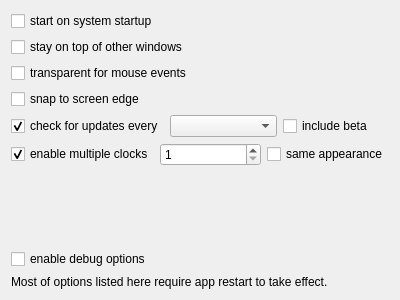
<?xml version="1.0" encoding="UTF-8"?>

<!--
SPDX-FileCopyrightText: 2023 Nick Korotysh <nick.korotysh@gmail.com>

SPDX-License-Identifier: GPL-3.0-or-later
-->

<ui version="4.0">
 <class>AppGlobalSettings</class>
 <widget class="QWidget" name="AppGlobalSettings">
  <property name="geometry">
   <rect>
    <x>0</x>
    <y>0</y>
    <width>400</width>
    <height>300</height>
   </rect>
  </property>
  <layout class="QVBoxLayout" name="app_global_layout">
   <item>
    <widget class="QCheckBox" name="enable_autostart">
     <property name="text">
      <string>start on system startup</string>
     </property>
    </widget>
   </item>
   <item>
    <widget class="QCheckBox" name="enable_stay_on_top">
     <property name="text">
      <string>stay on top of other windows</string>
     </property>
    </widget>
   </item>
   <item>
    <widget class="QCheckBox" name="enable_transp_for_input">
     <property name="text">
      <string>transparent for mouse events</string>
     </property>
    </widget>
   </item>
   <item>
    <widget class="QCheckBox" name="enable_snap_to_edge">
     <property name="text">
      <string>snap to screen edge</string>
     </property>
    </widget>
   </item>
   <item>
    <layout class="QHBoxLayout" name="autoupdate_layout">
     <item>
      <widget class="QCheckBox" name="enable_autoupdate">
       <property name="text">
        <string>check for updates every</string>
       </property>
       <property name="checked">
        <bool>true</bool>
       </property>
      </widget>
     </item>
     <item>
      <widget class="QComboBox" name="update_period_edit"/>
     </item>
     <item>
      <widget class="QCheckBox" name="check_for_beta">
       <property name="text">
        <string>include beta</string>
       </property>
      </widget>
     </item>
    </layout>
   </item>
   <item>
    <layout class="QHBoxLayout" name="multiwindow_layout">
     <item>
      <widget class="QCheckBox" name="enable_multiwindow">
       <property name="text">
        <string>enable multiple clocks</string>
       </property>
       <property name="checked">
        <bool>true</bool>
       </property>
      </widget>
     </item>
     <item>
      <widget class="QSpinBox" name="wnd_count_edit">
       <property name="minimum">
        <number>1</number>
       </property>
       <property name="maximum">
        <number>8</number>
       </property>
      </widget>
     </item>
     <item>
      <widget class="QCheckBox" name="use_same_appearance">
       <property name="text">
        <string>same appearance</string>
       </property>
      </widget>
     </item>
    </layout>
   </item>
   <item>
    <spacer name="verticalSpacer">
     <property name="orientation">
      <enum>Qt::Vertical</enum>
     </property>
     <property name="sizeHint" stdset="0">
      <size>
       <width>20</width>
       <height>135</height>
      </size>
     </property>
    </spacer>
   </item>
   <item>
    <widget class="QCheckBox" name="enable_debug_options">
     <property name="text">
      <string>enable debug options</string>
     </property>
    </widget>
   </item>
   <item>
    <widget class="QLabel" name="warning_label">
     <property name="text">
      <string>Most of options listed here require app restart to take effect.</string>
     </property>
    </widget>
   </item>
  </layout>
 </widget>
 <layoutdefault spacing="6" margin="11"/>
 <resources/>
 <connections>
  <connection>
   <sender>enable_autoupdate</sender>
   <signal>toggled(bool)</signal>
   <receiver>update_period_edit</receiver>
   <slot>setEnabled(bool)</slot>
   <hints>
    <hint type="sourcelabel">
     <x>180</x>
     <y>123</y>
    </hint>
    <hint type="destinationlabel">
     <x>202</x>
     <y>130</y>
    </hint>
   </hints>
  </connection>
  <connection>
   <sender>enable_autoupdate</sender>
   <signal>toggled(bool)</signal>
   <receiver>check_for_beta</receiver>
   <slot>setEnabled(bool)</slot>
   <hints>
    <hint type="sourcelabel">
     <x>178</x>
     <y>123</y>
    </hint>
    <hint type="destinationlabel">
     <x>387</x>
     <y>123</y>
    </hint>
   </hints>
  </connection>
  <connection>
   <sender>enable_multiwindow</sender>
   <signal>toggled(bool)</signal>
   <receiver>wnd_count_edit</receiver>
   <slot>setEnabled(bool)</slot>
   <hints>
    <hint type="sourcelabel">
     <x>158</x>
     <y>151</y>
    </hint>
    <hint type="destinationlabel">
     <x>198</x>
     <y>150</y>
    </hint>
   </hints>
  </connection>
  <connection>
   <sender>enable_multiwindow</sender>
   <signal>toggled(bool)</signal>
   <receiver>use_same_appearance</receiver>
   <slot>setEnabled(bool)</slot>
   <hints>
    <hint type="sourcelabel">
     <x>126</x>
     <y>160</y>
    </hint>
    <hint type="destinationlabel">
     <x>294</x>
     <y>160</y>
    </hint>
   </hints>
  </connection>
 </connections>
</ui>
